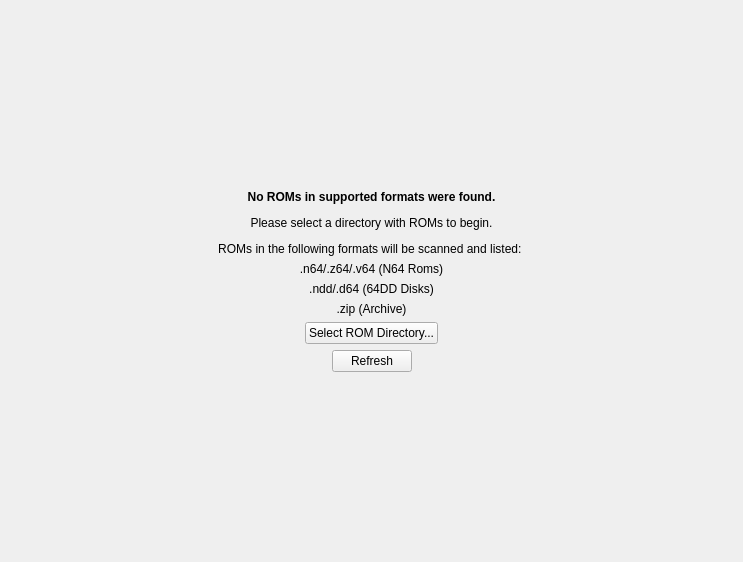
<?xml version="1.0" encoding="UTF-8"?>
<ui version="4.0">
 <class>RomBrowserEmptyWidget</class>
 <widget class="QWidget" name="RomBrowserEmptyWidget">
  <property name="geometry">
   <rect>
    <x>0</x>
    <y>0</y>
    <width>743</width>
    <height>562</height>
   </rect>
  </property>
  <property name="windowTitle">
   <string>Form</string>
  </property>
  <layout class="QVBoxLayout" name="verticalLayout">
   <item>
    <spacer name="verticalSpacer">
     <property name="orientation">
      <enum>Qt::Vertical</enum>
     </property>
     <property name="sizeHint" stdset="0">
      <size>
       <width>20</width>
       <height>169</height>
      </size>
     </property>
    </spacer>
   </item>
   <item>
    <widget class="QLabel" name="label">
     <property name="text">
      <string>&lt;html&gt;&lt;head/&gt;&lt;body&gt;&lt;p&gt;&lt;span style=&quot; font-weight:700;&quot;&gt;No ROMs in supported formats were found.&lt;/span&gt;&lt;/p&gt;&lt;p&gt;Please select a directory with ROMs to begin.&lt;/p&gt;&lt;p&gt;ROMs in the following formats will be scanned and listed: &lt;/p&gt;&lt;/body&gt;&lt;/html&gt;</string>
     </property>
     <property name="textFormat">
      <enum>Qt::RichText</enum>
     </property>
     <property name="alignment">
      <set>Qt::AlignCenter</set>
     </property>
     <property name="wordWrap">
      <bool>true</bool>
     </property>
    </widget>
   </item>
   <item>
    <widget class="QLabel" name="label_2">
     <property name="text">
      <string>.n64/.z64/.v64 (N64 Roms)</string>
     </property>
     <property name="alignment">
      <set>Qt::AlignCenter</set>
     </property>
    </widget>
   </item>
   <item>
    <widget class="QLabel" name="label_4">
     <property name="text">
      <string>.ndd/.d64 (64DD Disks)</string>
     </property>
     <property name="alignment">
      <set>Qt::AlignCenter</set>
     </property>
    </widget>
   </item>
   <item>
    <widget class="QLabel" name="label_3">
     <property name="text">
      <string>.zip (Archive)</string>
     </property>
     <property name="alignment">
      <set>Qt::AlignCenter</set>
     </property>
    </widget>
   </item>
   <item>
    <layout class="QHBoxLayout" name="horizontalLayout">
     <item>
      <spacer name="horizontalSpacer">
       <property name="orientation">
        <enum>Qt::Horizontal</enum>
       </property>
       <property name="sizeHint" stdset="0">
        <size>
         <width>40</width>
         <height>20</height>
        </size>
       </property>
      </spacer>
     </item>
     <item>
      <widget class="QPushButton" name="selectRomDirectory">
       <property name="text">
        <string>Select ROM Directory...</string>
       </property>
      </widget>
     </item>
     <item>
      <spacer name="horizontalSpacer_2">
       <property name="orientation">
        <enum>Qt::Horizontal</enum>
       </property>
       <property name="sizeHint" stdset="0">
        <size>
         <width>40</width>
         <height>20</height>
        </size>
       </property>
      </spacer>
     </item>
    </layout>
   </item>
   <item>
    <layout class="QHBoxLayout" name="horizontalLayout_2">
     <item>
      <spacer name="horizontalSpacer_3">
       <property name="orientation">
        <enum>Qt::Horizontal</enum>
       </property>
       <property name="sizeHint" stdset="0">
        <size>
         <width>40</width>
         <height>20</height>
        </size>
       </property>
      </spacer>
     </item>
     <item>
      <widget class="QPushButton" name="refreshButton">
       <property name="text">
        <string>Refresh</string>
       </property>
      </widget>
     </item>
     <item>
      <spacer name="horizontalSpacer_4">
       <property name="orientation">
        <enum>Qt::Horizontal</enum>
       </property>
       <property name="sizeHint" stdset="0">
        <size>
         <width>40</width>
         <height>20</height>
        </size>
       </property>
      </spacer>
     </item>
    </layout>
   </item>
   <item>
    <spacer name="verticalSpacer_2">
     <property name="orientation">
      <enum>Qt::Vertical</enum>
     </property>
     <property name="sizeHint" stdset="0">
      <size>
       <width>20</width>
       <height>170</height>
      </size>
     </property>
    </spacer>
   </item>
  </layout>
 </widget>
 <resources/>
 <connections/>
</ui>
